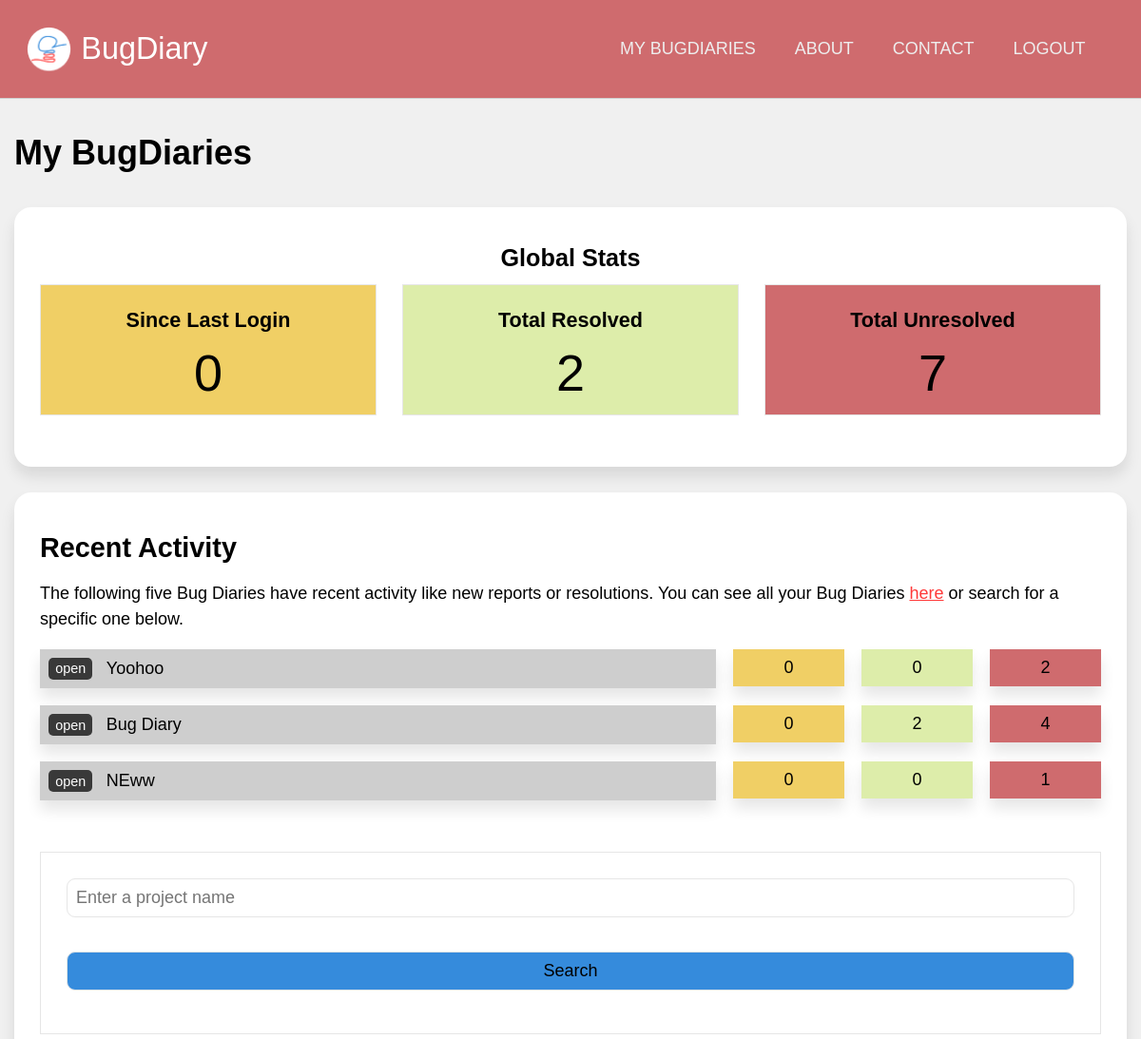
The page /users/dashboard (signed in, upper part) on the database as committed earlier.
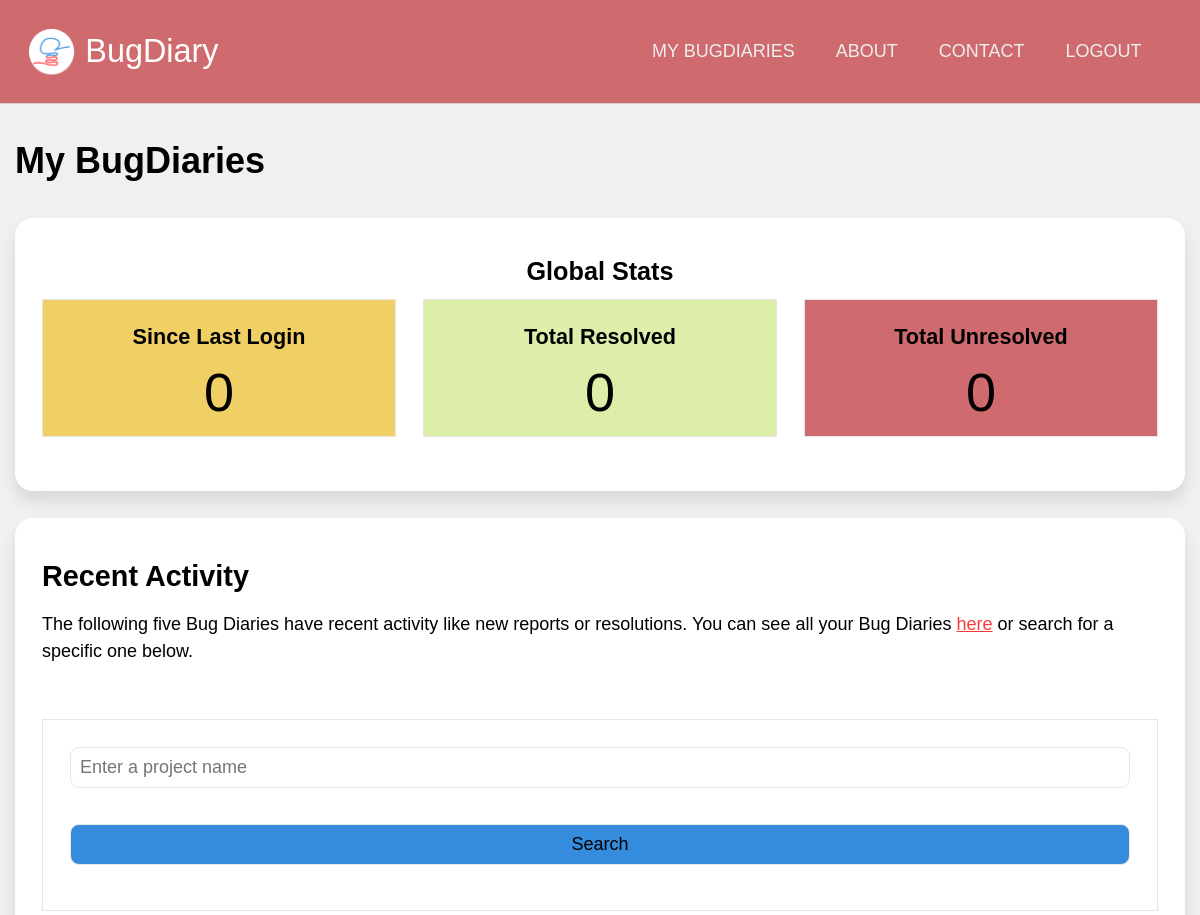
The same page on the database as committed later.
### application/models.py (models this page shows, shortened)
class Projects(db.Model):
    id  = db.Column(db.Integer, primary_key = True, nullable = False)
    url = db.Column(db.String(22), index = True, unique = True, nullable = False)
    name = db.Column(db.String(100), nullable = False)
    description = db.Column(db.Text, nullable = False)
    creation_date = db.Column(db.DateTime, index = True, nullable = False)
    expiry_date = db.Column(db.DateTime, index = True, nullable = False)
    status = db.Column(db.String(10), nullable = False)
    access_code = db.Column(db.String(50), nullable = True)
    last_activity = db.Column(db.DateTime(), default = dt.datetime.now())
    owner = db.Column(db.Integer, db.ForeignKey('users.id')) #linked
    bugs = db.relationship('Bugs', backref = 'containing_project', cascade = "all,delete")
    locations = db.relationship('Project_bug_locations', backref = 'locations_in', cascade = "all,delete")
    types = db.relationship('Project_bug_types', backref = 'types_in', cascade = "all,delete")
    settings = db.relationship('Project_settings', backref = 'settings_for', cascade = "all,delete", uselist = False)
    blog_posts = db.relationship('Blog_posts', backref= 'post_target', cascade = "all,delete")

### application/users/views.py (the view)
@users.route('/dashboard')
@login_required
def dashboard():
    since_last_login = Bugs.query.filter(Bugs.containing_project.has(Projects.id.in_([ proj.id for proj in current_user.owned_projects]))).filter_by(status = "PENDING").filter(Bugs.report_date > current_user.last_login).count()
    resolved = Bugs.query.filter(Bugs.containing_project.has(Projects.id.in_([ proj.id for proj in current_user.owned_projects]))).filter_by(status = "RESOLVED").count()
    unresolved = Bugs.query.filter(Bugs.containing_project.has(Projects.id.in_([ proj.id for proj in current_user.owned_projects]))).filter_by(status = "PENDING").count()
    project_list = current_user.collab_projects
    project_summaries = []
    for project in project_list:
        project_summaries.append({'name': project.name, 'description': project.description, 'url': project.url, 'last_activity': project.last_activity,
        'since_last_login': Bugs.query.filter_by(project = project.id).filter_by(status = "PENDING").filter(Bugs.report_date > current_user.last_login).count(),
        'resolved': Bugs.query.filter_by(project = project.id).filter_by(status = "RESOLVED").count(),
        'unresolved': Bugs.query.filter_by(project = project.id).filter_by(status = "PENDING").count()})
    def get_dates(p):
        return p['last_activity']
    project_summaries.sort(key=get_dates, reverse=True)
    return render_template('user_dash.html', user = current_user, since_last_login = since_last_login, resolved = resolved, unresolved = unresolved, project_summaries = project_summaries[:5])

### application/models.py (called while the page is built)
@login_manager.user_loader
def load_user(user_id):
    return Users.query.get(user_id)

### application/users/templates/users/user_dash.html (shortened to what this page needs)
{% extends 'confined.html' %}
{% import 'macros.html' as macros %}
{% block main %}
<h1>My BugDiaries</h1>
<div class="main-aside">
    <main>
        <div class="bg-white rounded shadowed block text-centered">
            <h3>Global Stats</h3>
            <div class="block-comparison-3">
                <div class="comp1 text-centered lined bg-yellow">
                    <h4>Since Last Login</h4>
                    <span class="bignum">{{ since_last_login }}</span>
                </div>
                <div class="comp2 text-centered lined bg-green">
                    <h4>Total Resolved</h4>
                    <span class="bignum">{{ resolved }}</span>
                </div>
                <div class="comp3 text-centered lined bg-red">
                    <h4>Total Unresolved</h4>
                    <span class="bignum">{{ unresolved }}</span>
                </div>
            </div>
        </div>
        <div class="bg-white rounded shadowed block">
            <h2>Recent Activity</h2>
            <p>
                The following five Bug Diaries have recent activity like new reports or resolutions. You can see all your Bug Diaries <a href="">here</a> or search for a specific one below.
            </p>
            {% for project in project_summaries %}
            <div class="project-summary">
                <div class="name shadowed">
                    <a href="{{ url_for('projects.dashboard', project_url = project['url']) }}">open</a><span onclick="toggleElement('sum-{{loop.index}}')">{{ project['name'] }}</span>
                </div>
                <div class="stats text-centered shadowed bg-yellow">
                    {{ project['since_last_login'] }}
                </div>
                <div class="stats text-centered shadowed bg-green">
                    {{ project['resolved'] }}
                </div>
                <div class="stats text-centered shadowed bg-red">
                    {{ project['unresolved'] }}
                </div>
            </div>
            {% endfor %}
            <div class="spacer-small"></div>
            {{ macros.search(current_user.collab_projects) }}
        </div>
    </main>
</div>
{% endblock %}

### application/templates/confined.html (shortened to what this page needs)
{% extends "base.html" %}
{% block templateMain %}
<main class="confined">
  {% block main %}
  {% endblock %}
</main>
{% endblock %}

### application/templates/macros.html (shortened to what this page needs)
{% macro search(suggestions) %}
<form action="{{ url_for('users.search') }}" method="get" class="lined block">
    <input name="search_term" type="text" list="project_names" placeholder="Enter a project name">
    <input type="submit" value="Search" class="button-secondary">
</form>
{% endmacro %}

### application/templates/base.html (shortened to what this page needs)
<!DOCTYPE html>
{% set version = "0.1.0" %}
<html lang="en" dir="ltr">
  <head>
    <link rel="stylesheet" href="{{ url_for('static', filename='css/unilay5.css') }}?v={{version}}">
    <link rel="stylesheet" href="{{ url_for('static', filename='css/custom.css') }}?v={{version}}">
  </head>
  <body>
    <header>
        <div id="logo"><a href="{{ url_for('core.index') }}">
            {% block custom_logo %}BugDiary{% endblock %}
        </a></div>
        <nav id="navigation">
          {% block custom_nav %}
          <a href="{{ url_for('users.dashboard') }}">MY BUGDIARIES</a>
          <a href="">ABOUT</a>
          <a href="">CONTACT</a>
          {% if current_user.is_authenticated %}
          <a href="{{ url_for('users.logout') }}">LOGOUT</a>
          {% endif %}
          {% endblock %}
        </nav>
    </header>
      {% block templateMain %}{% endblock %}
  </body>
</html>

### application/static/css/unilay5.css (style rules this page uses)
body { font-size: 18px; font-family: sans-serif; color: #000; margin: 0; padding: 0; background-color: #f0f0f0; }
header { background-color: #cf6b6e; border-bottom: 1px solid #d0d0d0; padding: 1.5em; display: grid; text-align: center; grid-template-areas: "logo nav"; }
header #logo { padding-left: 1.8em; line-height: 1.5em; grid-area: logo; background-image: url("../images/logo-small.png"); background-repeat: no-repeat; background-size: contain; text-align: left; font-size: 1.8em; }
header #logo a:link, header #logo a:visited { color: #fff; text-decoration: none; }
header nav, header #navigation { grid-area: nav; padding: 0.75em; text-align: right; z-index: 10; }
header nav a, header #navigation a { text-transform: uppercase; display: inline-block; color: #eeeeee; text-decoration: none; padding: 0 1em; font-family: "Trebuchet MS", Helvetica, sans-serif; }
.confined { max-width: 65em; margin-left: auto; margin-right: auto; }
p { line-height: 150%; }
a:link, a:visited { color: #ff3939; }
h2, h3, h4, h5 { margin: 0.5em 0; }
h1 { color: inherit; font-size: 2em; margin: 1em 0; }
h2 { color: inherit; font-size: 1.6em; }
h3 { color: inherit; font-size: 1.4em; }
h4 { color: inherit; font-size: 1.2em; }
.block { padding: 1.5em; margin-bottom: 1.5em; }
.block-comparison-3 { display: grid; grid-template-areas: "comp1 comp2 comp3"; grid-template-columns: 1fr 1fr 1fr; grid-gap: 1.5em; }
.block-comparison-3 .comp1 { grid-area: comp1; }
.block-comparison-3 .comp2 { grid-area: comp2; }
.block-comparison-3 .comp3 { grid-area: comp3; }
.block-comparison-3 .comp1, .block-comparison-3 .comp2, .block-comparison-3 .comp3 { padding: 0.75em; margin-bottom: 1.5em; }
.aside-main, .main-aside { display: grid; grid-gap: 1.5em; }
.aside-main main, .main-aside main { grid-area: main; }
.main-aside { grid-template-areas: "main aside"; grid-template-columns: auto 400px; }
@media screen and (max-width: 1200px) { .main-aside, .aside-main { grid-template-areas: "main" "aside"; grid-template-columns: auto; grid-template-rows: auto auto; } }
.spacer-small { padding-bottom: 2em; }
.lined { border: 1px solid #e6e6e6; }
.rounded { border-radius: 1em 1em 1em 1em; -moz-border-radius: 1em 1em 1em 1em; -webkit-border-radius: 1em 1em 1em 1em; }
.shadowed { -webkit-box-shadow: 0px 10px 15px 0px rgba(0, 0, 0, 0.1); -moz-box-shadow: 0px 10px 15px 0px rgba(0, 0, 0, 0.1); box-shadow: 0px 10px 15px 0px rgba(0, 0, 0, 0.1); }
.text-centered { text-align: center; }
.bg-white { background-color: #fff; }
.bg-green { background-color: #DDEDAA; }
.bg-red { background-color: #CF6B6E; }
.bg-yellow { background-color: #F0CF65; }
form { font-size: 1em; }
input[type=text], input[type=number], input[type=submit], input[type=password], select, textarea, .button-styled { font-size: 1em; padding: 0.5em; -webkit-appearance: none; -moz-appearance: none; appearance: none; width: 100%; border: 1px solid; font-family: inherit; margin-bottom: 1em; border-color: #e6e6e6; -webkit-box-sizing: border-box; -moz-box-sizing: border-box; box-sizing: border-box; border-radius: 0.5em 0.5em 0.5em 0.5em; -moz-border-radius: 0.5em 0.5em 0.5em 0.5em; -webkit-border-radius: 0.5em 0.5em 0.5em 0.5em; }
input[type=submit] { margin-top: 1em; }
.button-secondary { background-color: #358bdc; color: #000; }

### application/static/css/custom.css (style rules this page uses)
.bignum { font-size: 3em; }

Rows that differ between the two databases and show on the page:
removed Projects: name "Yoohoo", since_last_login "0", resolved "0", unresolved "2"
removed Projects: name "Bug Diary", since_last_login "0", resolved "2", unresolved "4"
removed Projects: name "NEww", since_last_login "0", resolved "0", unresolved "1"
Other text that changed with them:
{{ resolved }}: "2" → "0"
{{ unresolved }}: "7" → "0"
